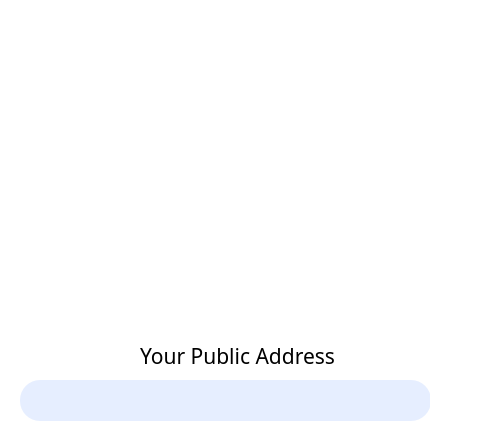
<?xml version="1.0" encoding="UTF-8"?>
<ui version="4.0">
 <class>PubAddrForm</class>
 <widget class="QWidget" name="PubAddrForm">
  <property name="geometry">
   <rect>
    <x>0</x>
    <y>0</y>
    <width>492</width>
    <height>445</height>
   </rect>
  </property>
  <property name="windowTitle">
   <string>Form</string>
  </property>
  <property name="styleSheet">
   <string notr="true">background-color: rgb(255, 255, 255);</string>
  </property>
  <widget class="QLineEdit" name="lineEdit_8">
   <property name="geometry">
    <rect>
     <x>20</x>
     <y>380</y>
     <width>411</width>
     <height>41</height>
    </rect>
   </property>
   <property name="font">
    <font>
     <family>微软雅黑</family>
     <pointsize>11</pointsize>
    </font>
   </property>
   <property name="styleSheet">
    <string notr="true">border:0px;
border-radius:20px;

background-color: rgb(230, 238, 255);</string>
   </property>
   <property name="text">
    <string/>
   </property>
  </widget>
  <widget class="QLabel" name="label">
   <property name="geometry">
    <rect>
     <x>110</x>
     <y>80</y>
     <width>251</width>
     <height>231</height>
    </rect>
   </property>
   <property name="text">
    <string/>
   </property>
   <property name="scaledContents">
    <bool>true</bool>
   </property>
  </widget>
  <widget class="QLabel" name="label_8">
   <property name="geometry">
    <rect>
     <x>140</x>
     <y>340</y>
     <width>211</width>
     <height>31</height>
    </rect>
   </property>
   <property name="font">
    <font>
     <family>微软雅黑</family>
     <pointsize>16</pointsize>
    </font>
   </property>
   <property name="text">
    <string>Your Public Address</string>
   </property>
  </widget>
  <widget class="QPushButton" name="closeenterpsw">
   <property name="geometry">
    <rect>
     <x>450</x>
     <y>0</y>
     <width>41</width>
     <height>31</height>
    </rect>
   </property>
   <property name="focusPolicy">
    <enum>Qt::NoFocus</enum>
   </property>
   <property name="styleSheet">
    <string notr="true">border:0px;</string>
   </property>
   <property name="text">
    <string/>
   </property>
   <property name="icon">
    <iconset>
     <normaloff>pic/close.png</normaloff>pic/close.png</iconset>
   </property>
   <property name="flat">
    <bool>true</bool>
   </property>
  </widget>
  <widget class="QPushButton" name="pushButton_35">
   <property name="geometry">
    <rect>
     <x>430</x>
     <y>380</y>
     <width>41</width>
     <height>41</height>
    </rect>
   </property>
   <property name="cursor">
    <cursorShape>PointingHandCursor</cursorShape>
   </property>
   <property name="focusPolicy">
    <enum>Qt::NoFocus</enum>
   </property>
   <property name="autoFillBackground">
    <bool>false</bool>
   </property>
   <property name="styleSheet">
    <string notr="true">border:0px;</string>
   </property>
   <property name="text">
    <string/>
   </property>
   <property name="icon">
    <iconset>
     <normaloff>D:/wtc_py/pic/purplecopy.png</normaloff>D:/wtc_py/pic/purplecopy.png</iconset>
   </property>
   <property name="iconSize">
    <size>
     <width>77</width>
     <height>77</height>
    </size>
   </property>
   <property name="autoDefault">
    <bool>false</bool>
   </property>
   <property name="flat">
    <bool>true</bool>
   </property>
  </widget>
 </widget>
 <resources/>
 <connections/>
</ui>
